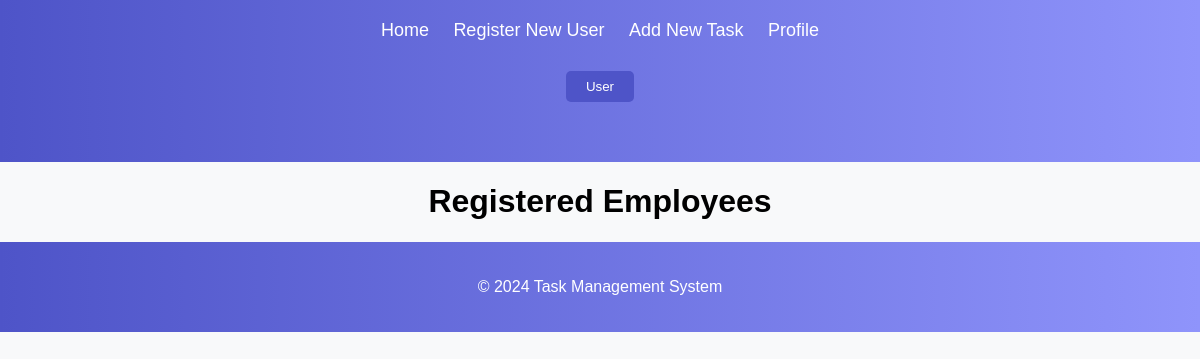
The page /profile.php (signed in) on the database as committed earlier.
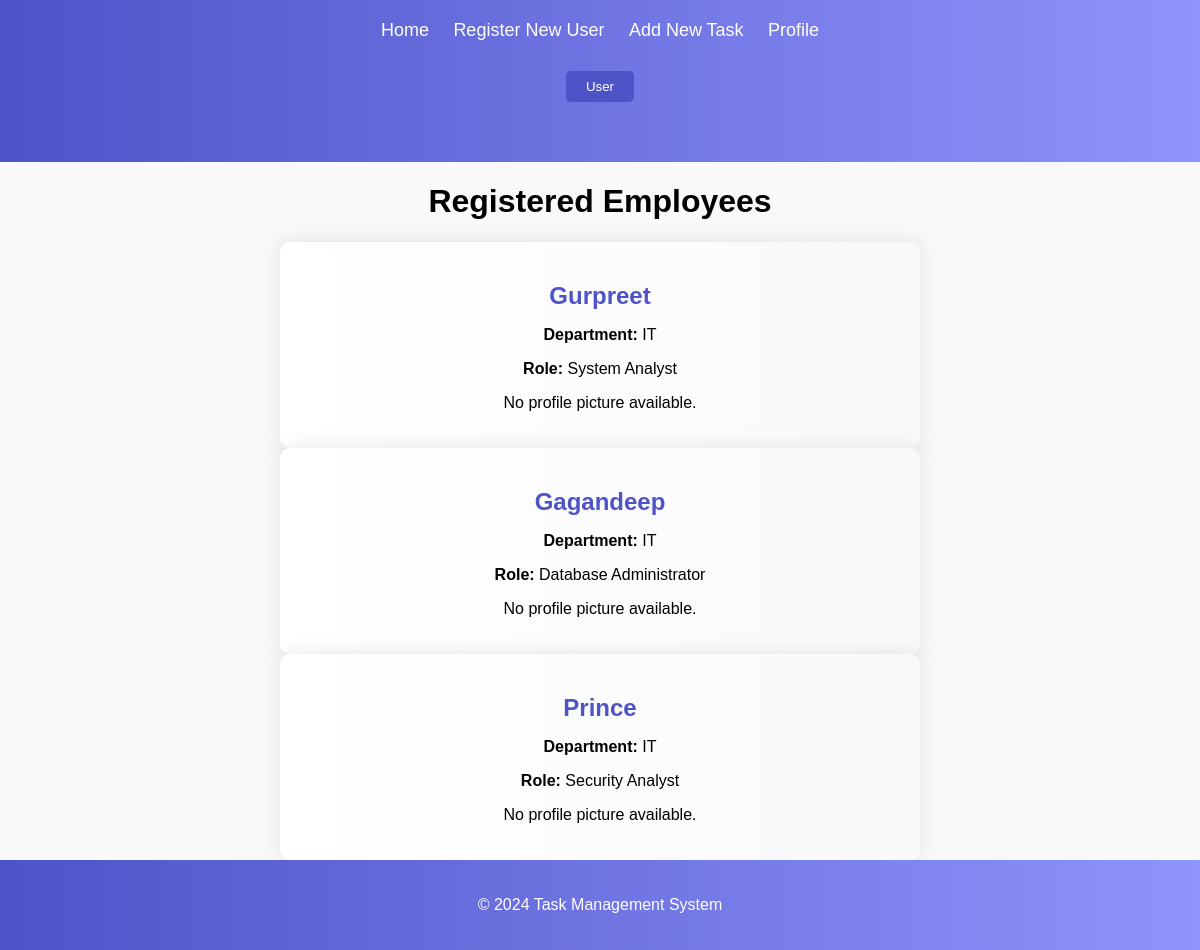
The same page on the database as committed later.
### tables this page shows
CREATE TABLE Employee (
    employee_id INT AUTO_INCREMENT PRIMARY KEY,
    username VARCHAR(50) NOT NULL,
    department VARCHAR(50),
    role VARCHAR(50),
    password VARCHAR(255) NOT NULL,       
    image_filename VARCHAR(255),
    image_data LONGBLOB
);

### profile.php (the view, shortened to what this page needs)
<?php
require('connect.php');
include('nav.php');
$query = "SELECT * FROM Employee";
$statement = $db->query($query);
$employees = $statement->fetchAll(PDO::FETCH_ASSOC);
?>
<!DOCTYPE html>
<html lang="en">
<head>
    <link rel="stylesheet" href="nav_footer.css">
    <link rel="stylesheet" href="profile.css">
</head>
<body>
    <h1 style="text-align: center;">Registered Employees</h1>
    <?php foreach ($employees as $employee): ?>
        <div class="user-profile">
            <h2><?php echo $employee['username']; ?></h2>
            <p><b>Department:</b> <?php echo $employee['department']; ?></p>
            <p><b>Role:</b> <?php echo $employee['role']; ?></p>
            <?php if ($employee['image_filename']): ?>
                <img src="uploads/<?php echo $employee['image_filename']; ?>" alt="Profile Image">
                <form action="remove_image.php" method="POST">
                    <input type="hidden" name="employee_id" value="<?php echo $employee['employee_id']; ?>">
                    <button type="submit" name="delete_image">Delete Image</button>
                </form>
            <?php else: ?>
                <p>No profile picture available.</p>
            <?php endif; ?>
        </div>
    <?php endforeach; ?>
    <?php include('footer.php'); ?>
</body>
</html>

### nav.php (shortened to what this page needs)
<nav style="background: linear-gradient(to right, #4e54c8, #8f94fb); padding: 20px 0; text-align: center;">
    <a href="index.php" style="color: #fff; text-decoration: none; margin: 0 10px; font-size: 18px;">Home</a>
    <?php if(basename($_SERVER['PHP_SELF']) !== 'register_user.php'): ?>
        <a href="register_user.php" style="color: #fff; text-decoration: none; margin: 0 10px; font-size: 18px;">Register New User</a>
    <?php endif; ?>
    <?php if (isset($_SESSION['user_type']) && $_SESSION['user_type'] === 'admin' && basename($_SERVER['PHP_SELF']) !== 'add_task.php'): ?>
        <a href="add_task.php" style="color: #fff; text-decoration: none; margin: 0 10px; font-size: 18px;">Add New Task</a>
    <?php endif; ?>
    <?php if (isset($_SESSION['user_type']) && $_SESSION['user_type'] === 'admin'): ?>
        <a href="profile.php" style="color: #fff; text-decoration: none; margin: 0 10px; font-size: 18px;">Profile</a>
    <?php endif; ?>
    <form action="dashboard.php" method="POST" id="switch_form" style="display: flex; justify-content: center; align-items: center; margin-top: 10px;">
        <?php if ($_SESSION['user_type'] === 'admin'): ?>
            <button type="submit" style="padding: 8px 20px; background-color: #4e54c8; color: #fff; border: none; border-radius: 5px; cursor: pointer; transition: background-color 0.3s; margin: 0 auto;">User</button>
        <?php endif; ?>
    </form>
</nav>

### footer.php
<footer style="background: linear-gradient(to right, #4e54c8, #8f94fb); color: #ffffff; text-align: center; padding: 20px 0; width: 100%; bottom: 0;">
    <div>
        <p>&copy; <?= date("Y") ?> Task Management System</p>
    </div>
</footer>

### nav_footer.css (style rules this page uses)
nav { background: linear-gradient(to right, #4e54c8, #8f94fb); padding: 20px 0; text-align: center; }
nav a { color: #fff; text-decoration: none; margin: 0 10px; font-size: 18px; }
nav form { display: flex; justify-content: center; align-items: center; margin-top: 10px; }
nav button[type="submit"] { padding: 8px 20px; background-color: #4e54c8; color: #fff; border: none; border-radius: 5px; cursor: pointer; transition: background-color 0.3s; }
footer { background: linear-gradient(to right, #4e54c8, #8f94fb); color: #ffffff; text-align: center; padding: 20px 0; width: 100%; bottom: 0; }

### profile.css (style rules this page uses)
body { font-family: Arial, sans-serif; margin: 0; padding: 0; background-color: #f8f9fa; }
.user-profile { background: linear-gradient(to right, #ffffff, #f8f9fa); border-radius: 10px; box-shadow: 0 0 20px rgba(0, 0, 0, 0.1); padding: 20px; margin-bottom: 20px; text-align: center; width: 80%; max-width: 600px; margin: 0 auto; }
.user-profile h2 { color: #4e54c8; margin-bottom: 10px; }
form { width: 80%; max-width: 600px; margin: 0 auto; margin-bottom: 20px; padding: 20px; }
form button[type="submit"] { padding: 8px 20px; background-color: #4e54c8; color: #fff; border: none; border-radius: 5px; cursor: pointer; transition: background-color 0.3s; }

Rows that differ between the two databases and show on the page:
added employee: username "Gurpreet", department "IT", role "System Analyst", image_filename "No profile picture available."
added employee: username "Gagandeep", department "IT", role "Database Administrator", image_filename "No profile picture available."
added employee: username "Prince", department "IT", role "Security Analyst", image_filename "No profile picture available."
